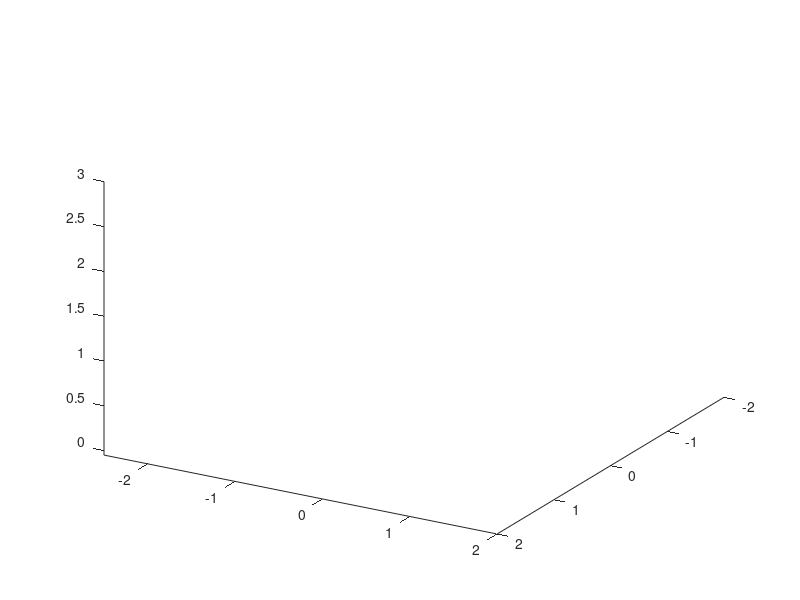

MATLAB code to generate this figure: (Note: this script raises an error after producing the figure.)
clf;
clc;
clear

axis([-2,2,-2.5,2,-0.05,3]);
view(120,30);
camlight(0,15);
hold on

PlaceObject('Curved_Counter_6_Meshlab.PLY', [0.5, -0.8, 0.1]);
PlaceObject('Cafe_Back_Counter5.ply', [-1.2, -0.2, 0.1]);
PlaceObject('Cafe_Counter_Middle3.PLY',[0.5,-0.8,0.1]);
PlaceObject('fireExtinguisher2.ply', [-1.4, -2, 1.45]);
PlaceObject('eStop4.ply', [0.3, -0.3, 1.3]);
PlaceObject('Light_Curtain.PLY',[0.25,-0.88,0]);
PlaceObject('Siren3.PLY',[0,-0.5,1.3]);
PlaceObject('Siren4.PLY',[0,-0.2,1.3]);
PlaceObject('Light2.PLY',[0.45,0.1,1.2]);
PlaceObject('Light2.PLY',[0.45,-0.7,1.2]);
redTray = PlaceObject('Food_Tray_Red2.PLY',[0.04,0.6,1.29]);
greenTray = PlaceObject('Food_Tray_Green2.PLY',[-0.2,1.2,1.3]);
blueTray = PlaceObject('Food_Tray_Blue2.PLY',[-0.8,1.4,1.3]);
redMuffin = PlaceObject('Red_muffin.PLY',[-1.6, -0.01, 1.29]);
chef = PlaceObject('Human_with_Chefs_hat.PLY',[1,-1.5,0]);
surf([-2,-2;2,2],[-2.5,2;-2.5,2],[0,0;0,0],'CData',imread('check3.jpg'),'FaceColor','texturemap');
surf([-2,-2;-2,-2],[2,-2.5;2,-2.5],[3,3;0,0],'CData',imread('Cafe_Wall5.jpg'),'FaceColor','texturemap');
surf([-2,2;-2,2],[-2.5,-2.5;-2.5,-2.5],[3,3;0,0],'CData',imread('Cafe_Wall3.jpg'),'FaceColor','texturemap');
surf([0.5,0.5;0.5,0.5],[-0.6,0;-0.6,0],[1.2,1.2;0.6,0.6],'CData',imread('Robot_Warning.jpg'),'FaceColor','texturemap');

% % ptCloud = pcread('teapot.ply');
% % pcshow(ptCloud);

DobotBaseTransform = transl(-1.6, 0.3, 1.25) * rpy2tr(0,0,0);
s = DobotMagician(DobotBaseTransform);

GripperTransform = transl(-1.6, 0.3, 1.25) * rpy2tr(0,0,0);
p3 = DobotGripper(GripperTransform)

MitsubushiTransform = transl(-0.8, 0.6, 1.25) * rpy2tr(0,0,0);
r = Mitsubishi(MitsubushiTransform);


pickupPoint_global = transl(-1.6, 0.6525, 1.27) * rpy2tr(0, 0, 0);
dropoffPoint_global = transl(-1.6, 0.6525, 1.435) * rpy2tr(0, 0, 0);

pos = r.model.getpos
 r.model.teach(pos)


startPos = r.model.ikcon(transl(-0.4, 0.566, 1.622)*rpy2tr(-pi/2,-pi/2,-pi/2), [-0.0838    1.1729   -0.3281         0   -0.7540         0]);

redTraySlide = r.model.ikcon(transl(-0.485, 0.6, 1.385)*rpy2tr(-pi/2,-pi/2,-pi/2), [0    0.5027   -0.5515         0   -1.5708         0]); 


redTrayPick = r.model.ikcon(transl(-0.270, 0.6, 1.364)*rpy2tr(pi/2,pi/2,pi/2), [0   -0.1257    0.9006         0   -0.8029         0]);
% 0   -7.2021   51.6006         0  -46.0028         0

redTrayAbove = r.model.ikcon(transl(-0.219, 0.6, 1.539)*rpy2tr(pi/2,pi/2,pi/2), [0   -0.0314    1.4033         0   -0.2094         0]); 

redTrayDropAbove = r.model.ikcon(transl(-1.379, 0.6, 1.579)*rpy2tr(-pi/2,-pi/2,-pi/2), [ 3.1416   -0.0419    1.5704    0   -0.0419    0]);

redTrayDrop = r.model.ikcon(transl(-1.342, 0.6, 1.36)*rpy2tr(-pi/2,-pi/2,-pi/2), [3.1416   -0.4887    1.5708    0   -0.5027         0]); 
%   180.0004  -28.0004   90.0002         0  -28.8026         0

redTraySlideUp = r.model.ikcon(transl(-0.518, 0.6, 1.504)*rpy2tr(-pi/2,-pi/2,-pi/2), [0    1.1310   -0.9146         0   -1.3404         0]); 
 
% % % greenDropPoint = 0.7854  -0.1676    1.0123         0   -0.7121         0

% % % pickPointALL =     3.1416   -0.4887    1.5708         0   -0.5027         0

% % % redDropPoint =          0   -0.1571    1.0123         0   -0.7121         0

% % % blueDropPoint =  1.5708   -0.1571    1.0123         0   -0.7121         0

%%% XYZ LOCATION OF TRAYS [-1.6,0.6,1.3]);

% % % ROLL AND YAW WILL STAY AT 90 or -90 AS ARM IS TURNING



% pos = s.model.getpos
%  s.model.teach(pos)

% pickupPoint_dobot = (DobotBaseTransform - pickupPoint_global) + eye(4)
%pickupPoint_dobot2 = eye(4) + pickupPoint_dobot

% defaultRealQ  = [0,pi/4,pi/4,0,0];
% T_0A = (transl(-1.6, -0.6525, 1.27));
% trplot(T_0A, 'frame', 'T_A', 'color', 'g', 'length', 0.5);
% 
% sq{01} = [-pi/2, pi/4, pi/4, pi/2, 0];
% sq{02} = s.model.ikcon(T_0A);
% %sq{02} = s.model.ikcon(transl(-1.6, -0.6525, 1.27));
% % sq{02} = s.model.ikcon(transl(0, 0.2, 0.2) * rpy2tr(0, 0, -pi/2));
% 
% sq{03} = sq{01};
% sq{04} = [0,pi/4,pi/4,pi/2,0];
% % sq{05} = s.model.ikcon(dropoffPoint);
% 
% for i = 1:2
% % for i = 1:width(sq)
%     newQ = [sq{i}];    
%     jointTrajectory = jtraj(s.model.getpos(),sq{i}, 300);
%         for trajStep = 1:size(jointTrajectory,1)
%             s.model.animate(jointTrajectory(trajStep,:));
%             drawnow();
%         end
%     currentPostion = s.model.fkine(s.model.getpos)
% end



steps = 100;

robot_pos = [r.model.getpos];  
qMatrixPlace = jtraj(robot_pos,startPos,steps);


r.model.fkine(robot_pos)
verts = get(redTray, 'Vertices');

for j = 1:1:steps
    r.model.animate(qMatrixPlace(j,:))   % animate the UR3 to animate through the q Matrix
    pos = r.model.getpos;                   % get pos of UR3
    T = r.model.fkine(pos);                 % get end affector position of UR3

    drawnow();
end

robot_pos = [r.model.getpos];  
qMatrixPlace = jtraj(robot_pos,redTraySlide,steps);


for j = 1:1:steps
    r.model.animate(qMatrixPlace(j,:))   % animate the UR3 to animate through the q Matrix
    pos = r.model.getpos;                   % get pos of UR3
    T = r.model.fkine(pos);                 % get end affector position of UR3

    drawnow();

end

robot_pos = [r.model.getpos];
qMatrixPlace = jtraj(robot_pos,redTrayPick,steps);


for j = 1:1:steps
    r.model.animate(qMatrixPlace(j,:))   % animate the UR3 to animate through the q Matrix
    pos = r.model.getpos;                   % get pos of UR3
    T = r.model.fkine(pos);                 % get end affector position of UR3

    drawnow();
end
robot_pos = [r.model.getpos];
qMatrixPlace = jtraj(robot_pos,redTrayAbove,steps);

for j = 1:1:steps
    r.model.animate(qMatrixPlace(j,:))   % animate the UR3 to animate through the q Matrix
    pos = r.model.getpos;                   % get pos of UR3
    T = r.model.fkine(pos);                 % get end affector position of UR3

    transformedVertices = [verts,ones(size(verts,1),1)] * (T.T * transl(-1.36,-0.6,0.35)*rpy2tr(0,pi/2,0))';
    set(redTray,'Vertices',transformedVertices(:,1:3));
    drawnow();
end

robot_pos = [r.model.getpos];
qMatrixPlace = jtraj(robot_pos,redTrayDrop,steps);



for j = 1:1:steps
    r.model.animate(qMatrixPlace(j,:))   % animate the UR3 to animate through the q Matrix
    pos = r.model.getpos;                   % get pos of UR3
    T = r.model.fkine(pos);                 % get end affector position of UR3

    transformedVertices = [verts,ones(size(verts,1),1)] * (T.T * transl(-1.36,-0.6,0.35)*rpy2tr(0,pi/2,0))';
    set(redTray,'Vertices',transformedVertices(:,1:3));
    drawnow();
end

% Start loading muffins

redMuffinPick = s.model.ikcon(transl(-1.6, -0.009, 1.398)*rpy2tr(0,0,-pi/2), [-1.5708    1.0210    0.9809    1.1432]); 
% -90.0002   58.4990   56.2014   65.5005

redMuffinPlace = s.model.ikcon(transl(-1.600, 0.562, 1.439)*rpy2tr(0,0,pi/2), [1.5709    0.5498    1.4835    1.0996]); 

redMuffinAbovePlace = s.model.ikcon(transl(-1.600, 0.552, 1.539)*rpy2tr(0,0,pi/2), [1.5708    0.3534    1.0594    1.7279]); 

redMuffinAbovePick = s.model.ikcon(transl(-1.600, 0.026, 1.517)*rpy2tr(0,0,pi/2), [-1.5708    0.5236    0.9809    1.6232]); 



robot_pos = [s.model.getpos];  
qMatrixRedMuffin = jtraj(robot_pos,redMuffinAbovePick,steps);


s.model.fkine(robot_pos)
muffinVerts = get(redMuffin, 'Vertices');

for j = 1:1:steps
    s.model.animate(qMatrixRedMuffin(j,:))   % animate the UR3 to animate through the q Matrix
    pos = s.model.getpos;                   % get pos of UR3
    T = s.model.fkine(pos);                 % get end affector position of UR3
    p3.model.base = T;                            % assign the base of the gripper
    p3.model.animate(p3.model.getpos);                  %animate the gripper

    drawnow();
end


robot_pos = [s.model.getpos];  
qMatrixRedMuffin = jtraj(robot_pos,redMuffinPick,steps);

for j = 1:1:steps
    s.model.animate(qMatrixRedMuffin(j,:))   % animate the UR3 to animate through the q Matrix
    pos = s.model.getpos;                   % get pos of UR3
    T = s.model.fkine(pos);                 % get end affector position of UR3
    p3.model.base = T;                            % assign the base of the gripper
    p3.model.animate(p3.model.getpos);                  %animate the gripper

    drawnow();
end


robot_pos = [s.model.getpos];  
qMatrixRedMuffin = jtraj(robot_pos,redMuffinAbovePlace,steps);

for j = 1:1:steps
    s.model.animate(qMatrixRedMuffin(j,:))   % animate the UR3 to animate through the q Matrix
    pos = s.model.getpos;                   % get pos of UR3
    T = s.model.fkine(pos);                 % get end affector position of UR3
    p3.model.base = T;                            % assign the base of the gripper
    p3.model.animate(p3.model.getpos);                  %animate the gripper
    %%transformedVertices = [verts,ones(size(verts,1),1)] * (T.T * transl(-1.37,-0.6,0.35)*rpy2tr(0,pi/2,0))';
    muffinTransform = [muffinVerts,ones(size(muffinVerts,1),1)] * (T.T * transl(1.6, 0.01, -1.395)*rpy2tr(0,0,0))';
    set(redMuffin,'Vertices',muffinTransform(:,1:3));
    drawnow();
end

robot_pos = [s.model.getpos];  
qMatrixRedMuffin = jtraj(robot_pos,redMuffinPlace,steps);

for j = 1:1:steps
    s.model.animate(qMatrixRedMuffin(j,:))   % animate the UR3 to animate through the q Matrix
    pos = s.model.getpos;                   % get pos of UR3
    T = s.model.fkine(pos);                 % get end affector position of UR3
    p3.model.base = T;                            % assign the base of the gripper
    p3.model.animate(p3.model.getpos);                  %animate the gripper
    %%transformedVertices = [verts,ones(size(verts,1),1)] * (T.T * transl(-1.37,-0.6,0.35)*rpy2tr(0,pi/2,0))';
    muffinTransform = [muffinVerts,ones(size(muffinVerts,1),1)] * (T.T * transl(1.6, 0.01, -1.395)*rpy2tr(0,0,0))';
    set(redMuffin,'Vertices',muffinTransform(:,1:3));
    drawnow();
end

robot_pos = [s.model.getpos];  
qMatrixRedMuffin = jtraj(robot_pos,redMuffinAbovePlace,steps);

for j = 1:1:steps
    s.model.animate(qMatrixRedMuffin(j,:))   % animate the UR3 to animate through the q Matrix
    pos = s.model.getpos;                   % get pos of UR3
    T = s.model.fkine(pos);                 % get end affector position of UR3
    p3.model.base = T;                            % assign the base of the gripper
    p3.model.animate(p3.model.getpos);                  %animate the gripper

    drawnow();
end

robot_pos = [s.model.getpos];  
qMatrixRedMuffin = jtraj(robot_pos,redMuffinAbovePick,steps);

for j = 1:1:steps
    s.model.animate(qMatrixRedMuffin(j,:))   % animate the UR3 to animate through the q Matrix
    pos = s.model.getpos;                   % get pos of UR3
    T = s.model.fkine(pos);                 % get end affector position of UR3
    p3.model.base = T;                            % assign the base of the gripper
    p3.model.animate(p3.model.getpos);                  %animate the gripper

    drawnow();
end

% resume tray
% redTrayPlace = PlaceObject('Food_Tray_Red2.PLY',[-1.65, 0.6, 1.3]);


robot_pos = [r.model.getpos];
qMatrixPlace = jtraj(robot_pos,redTrayDropAbove,steps);

% % r.model.fkine(robot_pos)
% % verts = get(redTray, 'Vertices');


for j = 1:1:steps
    r.model.animate(qMatrixPlace(j,:))   % animate the UR3 to animate through the q Matrix
    pos = r.model.getpos;                   % get pos of UR3
    T = r.model.fkine(pos);                 % get end affector position of UR3

    transformedVertices = [verts,ones(size(verts,1),1)] * (T.T * transl(-1.36,-0.6,0.35)*rpy2tr(0,pi/2,0))';  %
    set(redTray,'Vertices',transformedVertices(:,1:3));
    muffinTransform = [muffinVerts,ones(size(muffinVerts,1),1)] * (T.T * transl(-1.32,-0.03,-1.34)*rpy2tr(0,pi/2,0))';
    set(redMuffin,'Vertices',muffinTransform(:,1:3))
    drawnow();
end

robot_pos = [r.model.getpos];
qMatrixPlace = jtraj(robot_pos,redTrayAbove,steps);



for j = 1:1:steps
    r.model.animate(qMatrixPlace(j,:))   % animate the UR3 to animate through the q Matrix
    pos = r.model.getpos;                   % get pos of UR3
    T = r.model.fkine(pos);                 % get end affector position of UR3

    transformedVertices = [verts,ones(size(verts,1),1)] * (T.T * transl(-1.36,-0.6,0.35)*rpy2tr(0,pi/2,0))';
    set(redTray,'Vertices',transformedVertices(:,1:3));
    muffinTransform = [muffinVerts,ones(size(muffinVerts,1),1)] * (T.T * transl(-1.32,-0.03,-1.34)*rpy2tr(0,pi/2,0))';
    set(redMuffin,'Vertices',muffinTransform(:,1:3))
    drawnow();
end


robot_pos = [r.model.getpos];
qMatrixPlace = jtraj(robot_pos,redTrayPick,steps);



for j = 1:1:steps
    r.model.animate(qMatrixPlace(j,:))   % animate the UR3 to animate through the q Matrix
    pos = r.model.getpos;                   % get pos of UR3
    T = r.model.fkine(pos);                 % get end affector position of UR3

    transformedVertices = [verts,ones(size(verts,1),1)] * (T.T * transl(-1.36,-0.6,0.35)*rpy2tr(0,pi/2,0))';
    set(redTray,'Vertices',transformedVertices(:,1:3));
    muffinTransform = [muffinVerts,ones(size(muffinVerts,1),1)] * (T.T * transl(-1.32,-0.03,-1.34)*rpy2tr(0,pi/2,0))';
    set(redMuffin,'Vertices',muffinTransform(:,1:3))
    drawnow();
end

robot_pos = [r.model.getpos];
qMatrixPlace = jtraj(robot_pos,redTraySlide,steps);


for j = 1:1:steps
    r.model.animate(qMatrixPlace(j,:))   % animate the UR3 to animate through the q Matrix
    pos = r.model.getpos;                   % get pos of UR3
    T = r.model.fkine(pos);                 % get end affector position of UR3
    drawnow();
end


robot_pos = [r.model.getpos];
qMatrixPlace = jtraj(robot_pos,redTraySlideUp,steps);



for j = 1:1:steps
    r.model.animate(qMatrixPlace(j,:))   % animate the UR3 to animate through the q Matrix
    pos = r.model.getpos;                   % get pos of UR3
    T = r.model.fkine(pos);                 % get end affector position of UR3
    % p3.base = T;                            % assign the base of the gripper
    % p3.animate(p3.getpos);                  %animate the gripper

    drawnow();
end
%% 


            % % for i = 1:10
            % %     % uavTRStart = chef;
            % %     % uavTRGoal = chef * transl(0,0,5);
            % %     % tranimate(uavTRStart,uavTRGoal,'fps',100);
            % %     moveChef = get(chef, 'Vertices');
            % %     transformedVertices = [moveChef,ones(size(moveChef,1),1)] * transl(i,-1.5,0);
            % %     set(chef,'Vertices',transformedVertices(:,1:3));
            % %     drawnow()
            % % end

% 
% redMuffinPick = s.model.ikcon(transl(-1.6, -0.009, 1.398)*rpy2tr(0,0,-pi/2), [-1.5708    1.0210    0.9809    1.1432]); 
% 
% redMuffinPlace = s.model.ikcon(transl(-1.557, 0.569, 1.393)*rpy2tr(0,0,pi/2), [1.4137    0.7854    1.4364    0.9547]); 
% 
% 
% 
% 
% 
% 
% robot_pos = [s.model.getpos];  
% qMatrixRedMuffin = jtraj(robot_pos,redMuffinPick,steps);
% 
% 
% s.model.fkine(robot_pos)
% verts = get(redMuffin, 'Vertices');
% 
% for j = 1:1:steps
%     s.model.animate(qMatrixRedMuffin(j,:))   % animate the UR3 to animate through the q Matrix
%     pos = s.model.getpos;                   % get pos of UR3
%     T = s.model.fkine(pos);                 % get end affector position of UR3
%     p3.model.base = T;                            % assign the base of the gripper
%     p3.model.animate(p3.model.getpos);                  %animate the gripper
% 
%     drawnow();
% end
% 
% robot_pos = [s.model.getpos];  
% qMatrixRedMuffin = jtraj(robot_pos,redMuffinPlace,steps);
% 
% for j = 1:1:steps
%     s.model.animate(qMatrixRedMuffin(j,:))   % animate the UR3 to animate through the q Matrix
%     pos = s.model.getpos;                   % get pos of UR3
%     T = s.model.fkine(pos);                 % get end affector position of UR3
%     p3.model.base = T;                            % assign the base of the gripper
%     p3.model.animate(p3.model.getpos);                  %animate the gripper
% 
%     drawnow();
% end
